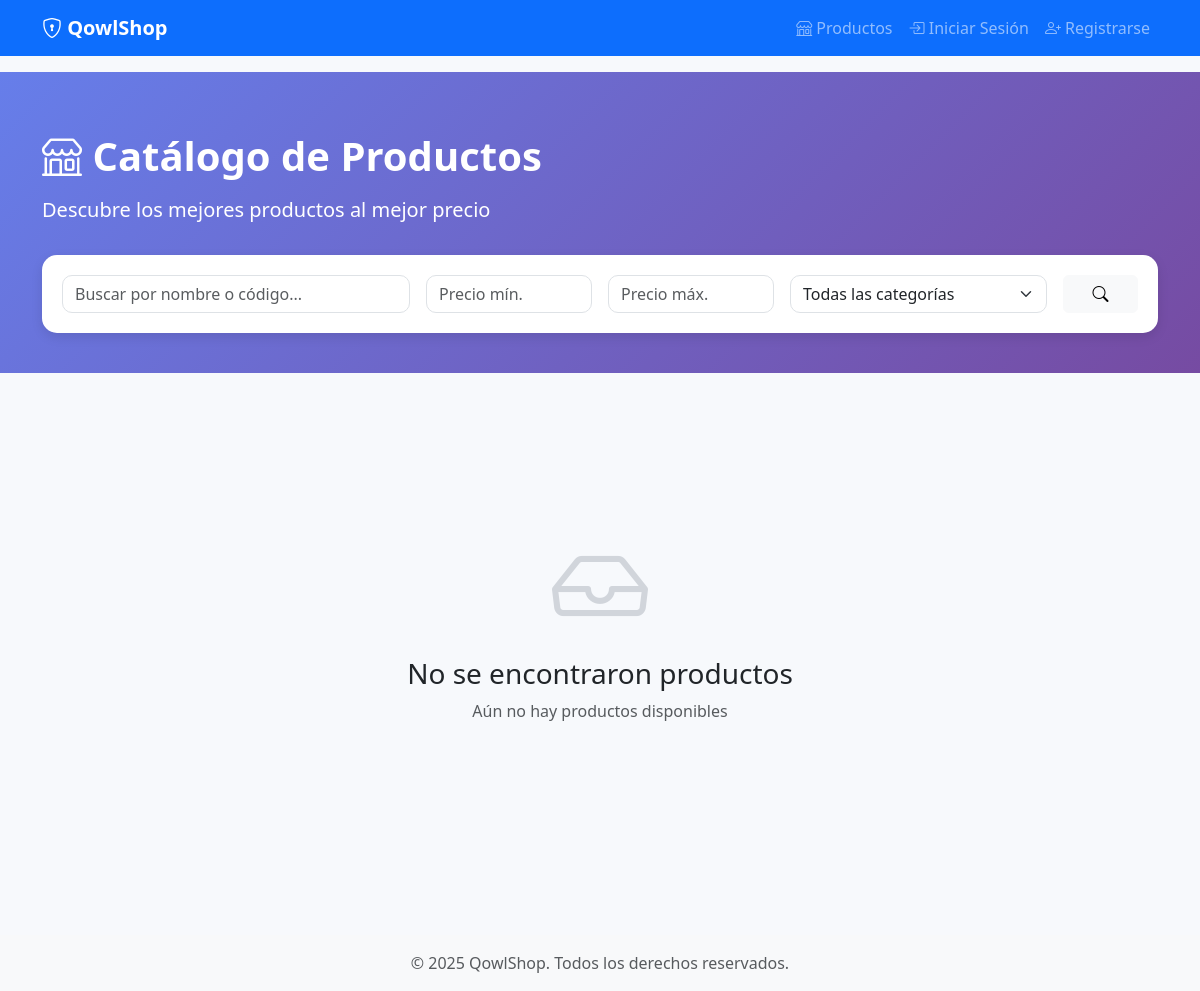
/products/, run on an earlier commit of the app's database.
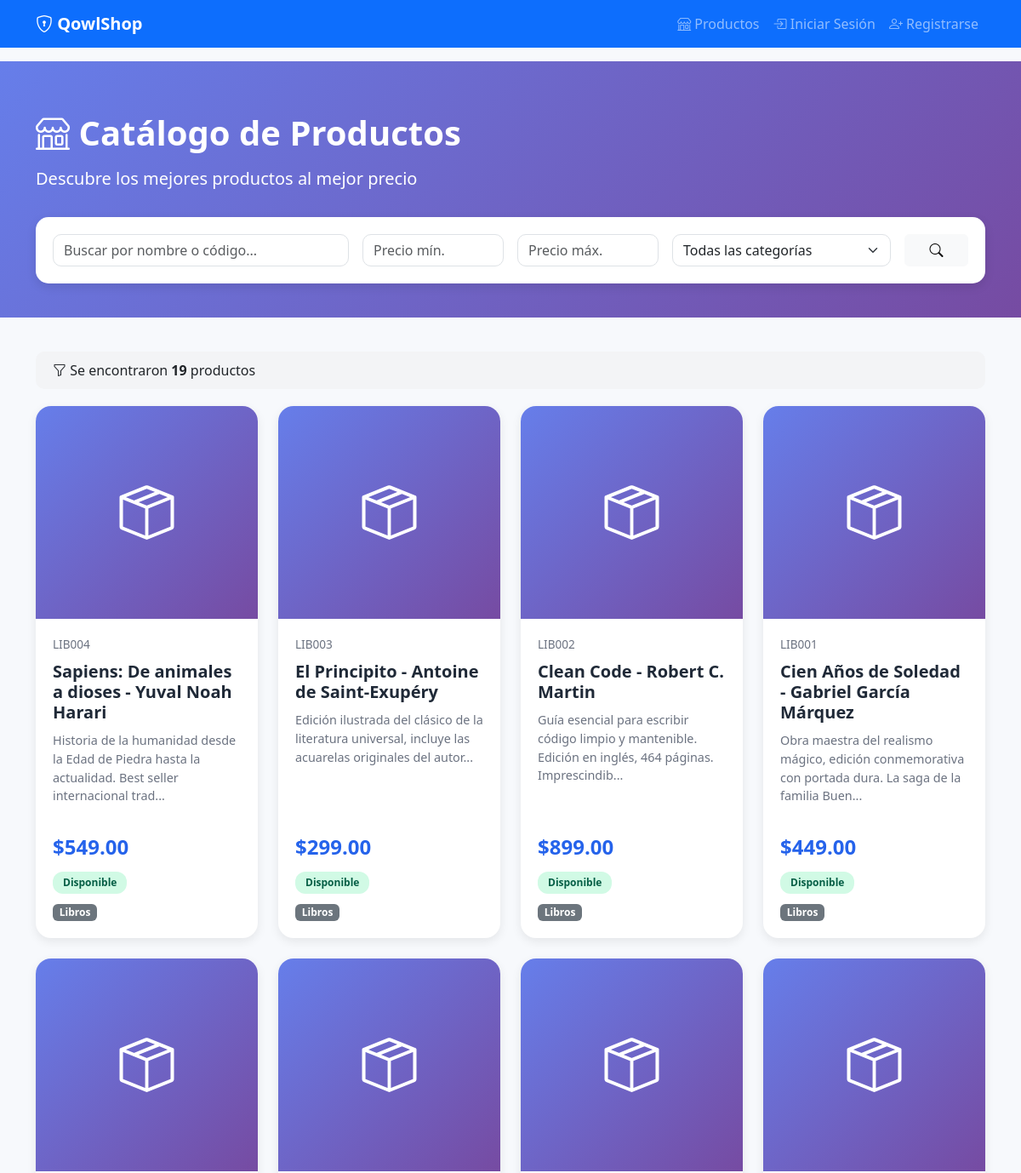
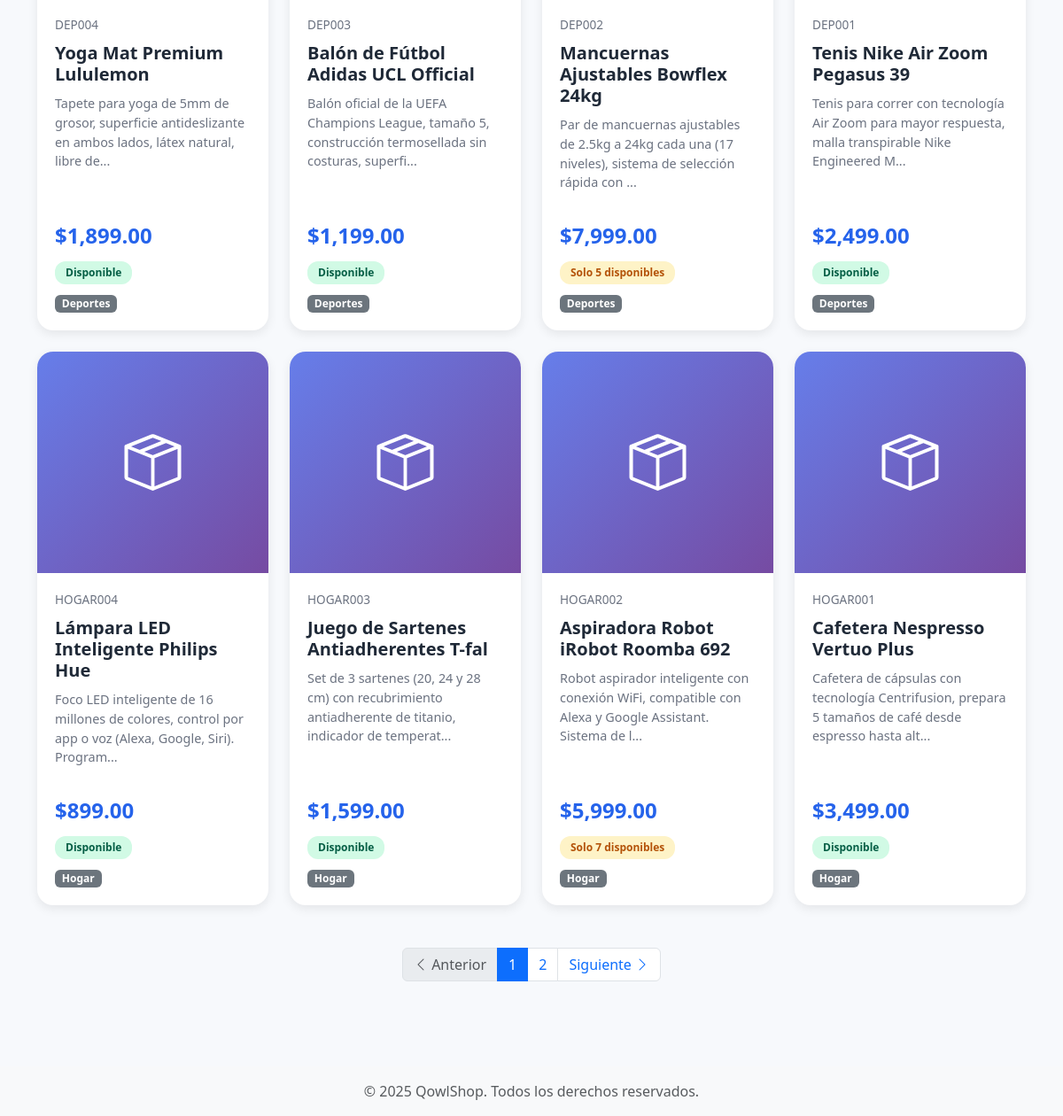
And on a later commit of the database (2 pictures, top to bottom).
### modules/products/models.py (models this page shows, shortened)
class Product(db.Model):
    __tablename__ = 'products'
    id = db.Column(db.Integer, primary_key=True)
    code = db.Column(db.String(50), unique=True, nullable=False, index=True)
    name = db.Column(db.String(200), nullable=False, index=True)
    description = db.Column(db.Text)
    price = db.Column(db.Numeric(10, 2), nullable=False, index=True)
    stock = db.Column(db.Integer, nullable=False, default=0)
    image_url = db.Column(db.String(300))
    is_active = db.Column(db.Boolean, default=True, nullable=False)
    seller_id = db.Column(db.Integer, db.ForeignKey('users.id'), nullable=False, index=True)
    category_id = db.Column(db.Integer, db.ForeignKey('categories.id'), nullable=True)
    created_at = db.Column(db.DateTime, default=datetime.utcnow, nullable=False)
    updated_at = db.Column(db.DateTime, default=datetime.utcnow, onupdate=datetime.utcnow)
    __table_args__ = (
        CheckConstraint('price >= 0', name='check_price_positive'),
        CheckConstraint('stock >= 0', name='check_stock_non_negative'),
    )
    seller = db.relationship('User', back_populates='products', foreign_keys=[seller_id])
    category = db.relationship('Category', back_populates='products')
    order_items = db.relationship('OrderItem', back_populates='product', lazy='dynamic')
    cart_items = db.relationship('CartItem', back_populates='product', lazy='dynamic')

class Category(db.Model):
    __tablename__ = 'categories'
    id = db.Column(db.Integer, primary_key=True)
    name = db.Column(db.String(100), unique=True, nullable=False)
    slug = db.Column(db.String(100), unique=True, nullable=False, index=True)
    description = db.Column(db.Text)
    created_at = db.Column(db.DateTime, default=datetime.utcnow, nullable=False)
    products = db.relationship('Product', back_populates='category', lazy='dynamic')

### modules/products/routes.py (the view, shortened to what this page needs)
@products_bp.route('/')
def list_products():
    form = SearchProductForm(request.args, meta={'csrf': False})
    query = Product.query.filter_by(is_active=True).filter(Product.stock > 0)
    if form.min_price.data:
        query = query.filter(Product.price >= form.min_price.data)
    if form.max_price.data:
        query = query.filter(Product.price <= form.max_price.data)
    if form.category_id.data and form.category_id.data > 0:
        query = query.filter_by(category_id=form.category_id.data)
    query = query.order_by(Product.created_at.desc())
    page = request.args.get('page', 1, type=int)
    per_page = 12
    pagination = query.paginate(page=page, per_page=per_page, error_out=False)
    products = pagination.items
    return render_template('products/list.html',
                         products=products,
                         pagination=pagination,
                         form=form)

### modules/products/forms.py (shortened to what this page needs)
class SearchProductForm(FlaskForm):
    search = StringField('Buscar por nombre o código', validators=[
        Optional(),
        Length(max=100)
    ])
    min_price = DecimalField('Precio mínimo', validators=[
        Optional(),
        NumberRange(min=0, message='El precio no puede ser negativo')
    ], places=2)
    max_price = DecimalField('Precio máximo', validators=[
        Optional(),
        NumberRange(min=0, message='El precio no puede ser negativo')
    ], places=2)
    category_id = SelectField('Categoría', coerce=int, validators=[
        Optional()
    ])
    submit = SubmitField('Buscar')
    def __init__(self, *args, **kwargs):
        super(SearchProductForm, self).__init__(*args, **kwargs)
        from modules.products.models import Category
        self.category_id.choices = [(0, 'Todas las categorías')] + [
            (c.id, c.name) for c in Category.query.order_by(Category.name).all()
        ]

### app.py (called while the page is built)
def register_template_filters(app):
    @app.template_filter('currency')
    def currency_filter(value):
        try:
            return f"${float(value):,.2f}"
        except (ValueError, TypeError):
            return "$0.00"
    @app.template_filter('datetime')
    def datetime_filter(value, format='%d/%m/%Y %H:%M'):
        """Formatea una fecha"""
        if value is None:
            return ""
        return value.strftime(format)

### modules/products/templates/products/list.html (shortened to what this page needs)
{% extends "base.html" %}
{% block content %}
<div class="products-header">
    <div class="container">
        <h1><i class="bi bi-shop"></i> Catálogo de Productos</h1>
        <p class="lead mb-0">Descubre los mejores productos al mejor precio</p>
        <div class="search-bar">
            <form method="GET" action="{{ url_for('products.list_products') }}">
                <div class="row g-3">
                    <div class="col-md-4">
                        {{ form.search(class="form-control", placeholder="Buscar por nombre o código...") }}
                    </div>
                    <div class="col-md-2">
                        {{ form.min_price(class="form-control", placeholder="Precio mín.") }}
                    </div>
                    <div class="col-md-2">
                        {{ form.max_price(class="form-control", placeholder="Precio máx.") }}
                    </div>
                    <div class="col-md-3">
                        {{ form.category_id(class="form-select") }}
                    </div>
                    <div class="col-md-1">
                        <button type="submit" class="btn btn-light w-100">
                            <i class="bi bi-search"></i>
                        </button>
                    </div>
                </div>
            </form>
        </div>
    </div>
</div>
<div class="container mb-5">
    {% if products %}
        <div class="filters-summary">
            <div class="d-flex justify-content-between align-items-center">
                <span>
                    <i class="bi bi-funnel"></i>
                    Se encontraron <strong>{{ pagination.total }}</strong> productos
                </span>
            </div>
        </div>
        <div class="row g-4">
            {% for product in products %}
            <div class="col-md-4 col-lg-3">
                <a href="{{ url_for('products.detail', id=product.id) }}" class="product-card">
                    {% if product.image_url %}
                        <img src="{{ url_for('static', filename=product.image_url) }}" alt="{{ product.name }}">
                    {% else %}
                        <div class="no-image">
                            <i class="bi bi-box-seam"></i>
                        </div>
                    {% endif %}
                    <div class="product-body">
                        <div class="product-code">{{ product.code }}</div>
                        <h5>{{ product.name }}</h5>
                        {% if product.description %}
                            <p class="product-description">
                                {{ product.description[:100] }}{% if product.description|length > 100 %}...{% endif %}
                            </p>
                        {% endif %}
                        <div class="mt-auto">
                            <p class="price">{{ product.price|currency }}</p>
                            {% if product.stock < 10 %}
                                <span class="stock-badge stock-low">
                                    Solo {{ product.stock }} disponibles
                                </span>
                            {% else %}
                                <span class="stock-badge stock-available">
                                    Disponible
                                </span>
                            {% endif %}
                            {% if product.category %}
                                <div class="mt-2">
                                    <span class="badge bg-secondary">{{ product.category.name }}</span>
                                </div>
                            {% endif %}
                        </div>
                    </div>
                </a>
            </div>
            {% endfor %}
        </div>
        {% if pagination.pages > 1 %}
        <nav aria-label="Paginación de productos" class="mt-5">
            <ul class="pagination justify-content-center">
                <li class="page-item {% if not pagination.has_prev %}disabled{% endif %}">
                    <a class="page-link" href="{{ url_for('products.list_products', page=pagination.prev_num, search=form.search.data, min_price=form.min_price.data, max_price=form.max_price.data, category_id=form.category_id.data) if pagination.has_prev else '#' }}">
                        <i class="bi bi-chevron-left"></i> Anterior
                    </a>
                </li>
                {% for page_num in pagination.iter_pages(left_edge=1, right_edge=1, left_current=1, right_current=2) %}
                    {% if page_num %}
                        <li class="page-item {% if page_num == pagination.page %}active{% endif %}">
                            <a class="page-link" href="{{ url_for('products.list_products', page=page_num, search=form.search.data, min_price=form.min_price.data, max_price=form.max_price.data, category_id=form.category_id.data) }}">
                                {{ page_num }}
                            </a>
                        </li>
                    {% else %}
                        <li class="page-item disabled">
                            <span class="page-link">...</span>
                        </li>
                    {% endif %}
                {% endfor %}
                <li class="page-item {% if not pagination.has_next %}disabled{% endif %}">
                    <a class="page-link" href="{{ url_for('products.list_products', page=pagination.next_num, search=form.search.data, min_price=form.min_price.data, max_price=form.max_price.data, category_id=form.category_id.data) if pagination.has_next else '#' }}">
                        Siguiente <i class="bi bi-chevron-right"></i>
                    </a>
                </li>
            </ul>
        </nav>
        {% endif %}
    {% else %}
        <div class="empty-state">
            <i class="bi bi-inbox"></i>
            <h3>No se encontraron productos</h3>
            <p class="text-muted">
                {% if form.search.data or form.min_price.data or form.max_price.data %}
                    Intenta ajustar los filtros de búsqueda
                {% else %}
                    Aún no hay productos disponibles
                {% endif %}
            </p>
        </div>
    {% endif %}
</div>
{% endblock %}

### templates/base.html (shortened to what this page needs)
<!DOCTYPE html>
<html lang="es">
<head>
    <link href="https://cdn.jsdelivr.net/npm/bootstrap@5.3.0/dist/css/bootstrap.min.css" rel="stylesheet">
    <link rel="stylesheet" href="https://cdn.jsdelivr.net/npm/bootstrap-icons@1.10.0/font/bootstrap-icons.css">
</head>
<body>
    <nav class="navbar navbar-expand-lg navbar-dark bg-primary">
        <div class="container">
            <a class="navbar-brand" href="{{ url_for('main.index') }}">
                <i class="bi bi-shield-lock"></i> QowlShop
            </a>
            <div class="collapse navbar-collapse" id="navbarNav">
                <ul class="navbar-nav ms-auto">
                    <li class="nav-item">
                        <a class="nav-link" href="{{ url_for('products.list_products') }}">
                            <i class="bi bi-shop"></i> Productos
                        </a>
                    </li>
                    {% if current_user.is_authenticated %}
                        <li class="nav-item">
                            <a class="nav-link" href="{{ url_for('main.dashboard') }}">
                                <i class="bi bi-speedometer2"></i> Dashboard
                            </a>
                        </li>
                        <li class="nav-item">
                            <a class="nav-link" href="{{ url_for('cart.view_cart') }}">
                                <i class="bi bi-cart3"></i> Carrito
                            </a>
                        </li>
                        {% if current_user.is_seller %}
                        <li class="nav-item">
                            <a class="nav-link" href="{{ url_for('products.my_inventory') }}">
                                <i class="bi bi-box-seam"></i> Mi Inventario
                            </a>
                        </li>
                        {% endif %}
                        {% if current_user.is_admin() %}
                        <li class="nav-item">
                            <a class="nav-link" href="{{ url_for('main.admin_panel') }}">
                                <i class="bi bi-gear"></i> Admin
                            </a>
                        </li>
                        {% endif %}
                        <li class="nav-item dropdown">
                            <a class="nav-link dropdown-toggle" href="#" id="userDropdown" role="button" data-bs-toggle="dropdown">
                                <i class="bi bi-person-circle"></i> {{ current_user.username }}
                            </a>
                            <ul class="dropdown-menu dropdown-menu-end">
                                <li><span class="dropdown-item-text text-muted">{{ current_user.email }}</span></li>
                                <li><hr class="dropdown-divider"></li>
                                <li>
                                    <a class="dropdown-item" href="{{ url_for('auth.logout') }}">
                                        <i class="bi bi-box-arrow-right"></i> Cerrar Sesión
                                    </a>
                                </li>
                            </ul>
                        </li>
                    {% else %}
                        <li class="nav-item">
                            <a class="nav-link" href="{{ url_for('auth.login') }}">
                                <i class="bi bi-box-arrow-in-right"></i> Iniciar Sesión
                            </a>
                        </li>
                        <li class="nav-item">
                            <a class="nav-link" href="{{ url_for('auth.register') }}">
                                <i class="bi bi-person-plus"></i> Registrarse
                            </a>
                        </li>
                    {% endif %}
                </ul>
            </div>
        </div>
    </nav>
    <div class="content">
        {% block content %}{% endblock %}
    </div>
    <footer class="bg-light text-center py-3 mt-5">
        <div class="container">
            <p class="text-muted mb-0">&copy; 2025 QowlShop. Todos los derechos reservados.</p>
        </div>
    </footer>
</body>
</html>

### templates/base.html (style rules this page uses)
body { min-height: 100vh; display: flex; flex-direction: column; }
.content { flex: 1; }
.navbar-brand { font-weight: bold; }

### modules/products/templates/products/list.html (style rules this page uses)
body { background-color: #f7f9fc; }
.products-header { background: linear-gradient(135deg, #667eea 0%, #764ba2 100%); color: white; padding: 60px 0 40px; margin-bottom: 40px; }
.products-header h1 { font-weight: 700; margin-bottom: 15px; }
.search-bar { background: white; border-radius: 15px; padding: 20px; box-shadow: 0 4px 12px rgba(0,0,0,0.1); margin-top: 30px; }
.search-bar .form-control, .search-bar .form-select { border-radius: 10px; }
.product-card { background: white; border-radius: 18px; box-shadow: 0 4px 12px rgba(0,0,0,0.08); overflow: hidden; transition: 0.25s; height: 100%; display: flex; flex-direction: column; text-decoration: none; color: inherit; }
.product-card .no-image { width: 100%; height: 250px; background: linear-gradient(135deg, #667eea 0%, #764ba2 100%); display: flex; align-items: center; justify-content: center; color: white; font-size: 4rem; }
.product-body { padding: 20px; flex: 1; display: flex; flex-direction: column; }
.product-body h5 { font-weight: 600; margin-bottom: 10px; color: #1f2937; }
.product-code { color: #6b7280; font-size: 0.85rem; margin-bottom: 10px; }
.product-description { color: #6b7280; font-size: 0.9rem; flex: 1; }
.price { color: #2563eb; font-weight: 700; font-size: 1.5rem; margin: 15px 0 10px; }
.stock-badge { display: inline-block; padding: 4px 12px; border-radius: 12px; font-size: 0.75rem; font-weight: 600; }
.stock-available { background: #d1fae5; color: #065f46; }
.stock-low { background: #fef3c7; color: #b45309; }
.filters-summary { background: #f3f4f6; padding: 10px 20px; border-radius: 10px; margin-bottom: 20px; }

What changed in the data, as far as the page shows it:
added Product: code "LIB004", name "Sapiens: De animales a dioses - Yuval Noah Harari", description "Historia de la humanidad desde la Edad de Piedra hasta la actualidad. Best seller internacional trad", price "$549.00", stock "Disponible", category.name "Libros"
added Product: code "LIB003", name "El Principito - Antoine de Saint-Exupéry", description "Edición ilustrada del clásico de la literatura universal, incluye las acuarelas originales del autor", price "$299.00", stock "Disponible", category.name "Libros"
added Product: code "LIB002", name "Clean Code - Robert C. Martin", description "Guía esencial para escribir código limpio y mantenible. Edición en inglés, 464 páginas. Imprescindib", price "$899.00", stock "Disponible", category.name "Libros"
added Product: code "LIB001", name "Cien Años de Soledad - Gabriel García Márquez", description "Obra maestra del realismo mágico, edición conmemorativa con portada dura. La saga de la familia Buen", price "$449.00", stock "Disponible", category.name "Libros"
added Product: code "DEP004", name "Yoga Mat Premium Lululemon", description "Tapete para yoga de 5mm de grosor, superficie antideslizante en ambos lados, látex natural, libre de", price "$1,899.00", stock "Disponible", category.name "Deportes"
added Product: code "DEP003", name "Balón de Fútbol Adidas UCL Official", description "Balón oficial de la UEFA Champions League, tamaño 5, construcción termosellada sin costuras, superfi", price "$1,199.00", stock "Disponible", category.name "Deportes"
added Product: code "DEP002", name "Mancuernas Ajustables Bowflex 24kg", description "Par de mancuernas ajustables de 2.5kg a 24kg cada una (17 niveles), sistema de selección rápida con", price "$7,999.00", stock "5", category.name "Deportes"
added Product: code "DEP001", name "Tenis Nike Air Zoom Pegasus 39", description "Tenis para correr con tecnología Air Zoom para mayor respuesta, malla transpirable Nike Engineered M", price "$2,499.00", stock "Disponible", category.name "Deportes"
added Product: code "HOGAR004", name "Lámpara LED Inteligente Philips Hue", description "Foco LED inteligente de 16 millones de colores, control por app o voz (Alexa, Google, Siri). Program", price "$899.00", stock "Disponible", category.name "Hogar"
added Product: code "HOGAR003", name "Juego de Sartenes Antiadherentes T-fal", description "Set de 3 sartenes (20, 24 y 28 cm) con recubrimiento antiadherente de titanio, indicador de temperat", price "$1,599.00", stock "Disponible", category.name "Hogar"
added Product: code "HOGAR002", name "Aspiradora Robot iRobot Roomba 692", description "Robot aspirador inteligente con conexión WiFi, compatible con Alexa y Google Assistant. Sistema de l", price "$5,999.00", stock "7", category.name "Hogar"
added Product: code "HOGAR001", name "Cafetera Nespresso Vertuo Plus", description "Cafetera de cápsulas con tecnología Centrifusion, prepara 5 tamaños de café desde espresso hasta alt", price "$3,499.00", stock "Disponible", category.name "Hogar"
Also different on the page:
{{ pagination.total }}: (not shown) → "19"
text no longer shown: "No se encontraron productos Aún no hay productos disponibles"
text now shown: "Se encontraron productos Anterior Siguiente"
new list line: "1"
new list line: "2"
